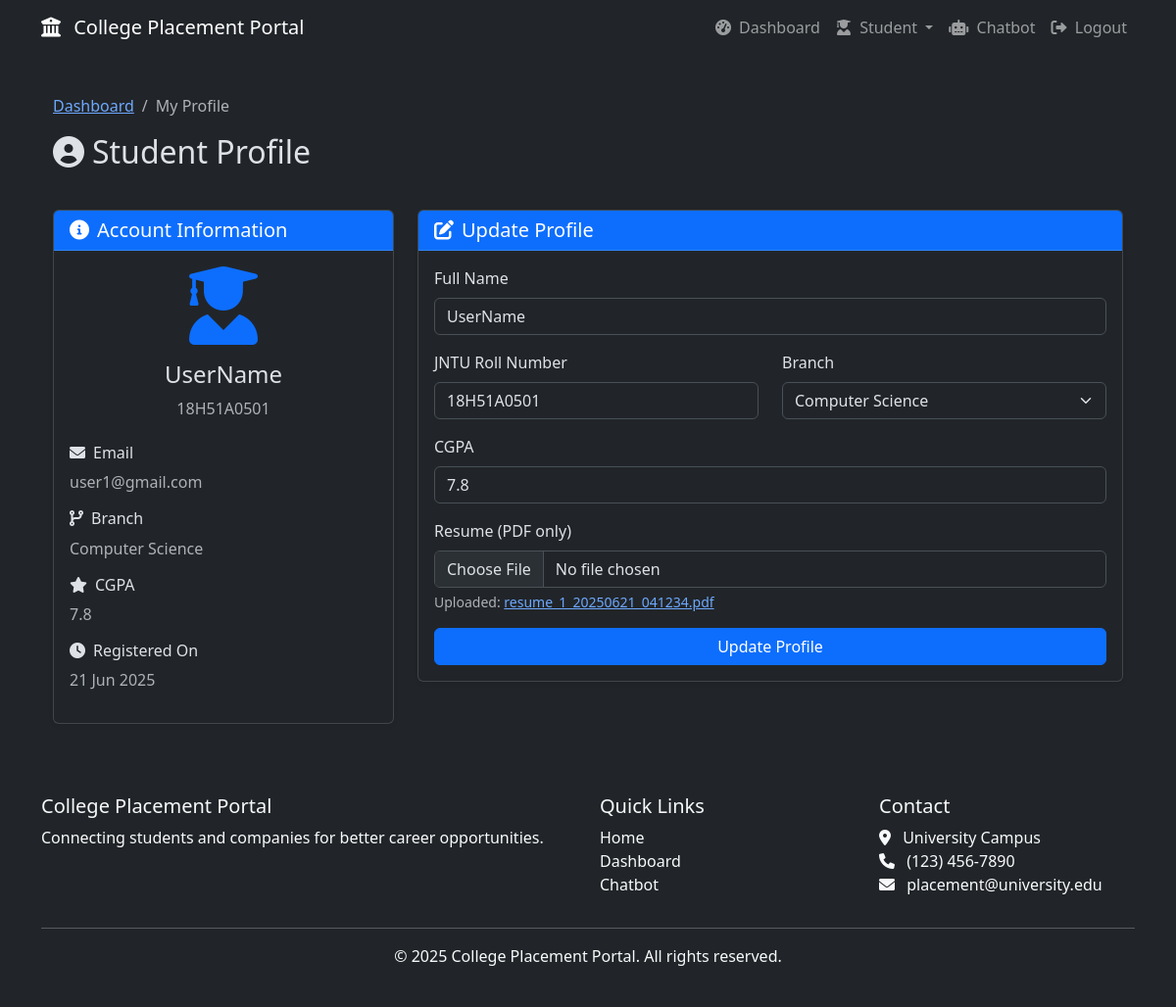
The page /student/profile (signed in) on the database its author committed.
### models.py (models this page shows, shortened)
class StudentProfile(db.Model):
    id = db.Column(db.Integer, primary_key=True)
    user_id = db.Column(db.Integer, db.ForeignKey('user.id'), nullable=False)
    full_name = db.Column(db.String(100), nullable=False)
    roll_number = db.Column(db.String(20), unique=True, nullable=False)
    branch = db.Column(db.String(50), nullable=False)
    cgpa = db.Column(db.Float, nullable=False)
    resume_file = db.Column(db.String(255), nullable=True)  # Path to uploaded PDF resume
    skills = db.Column(db.Text, nullable=True)  # Extracted skills from resume
    applications = db.relationship('Application', backref='student', cascade='all, delete-orphan')
    mock_interviews = db.relationship('MockInterview', backref='student', cascade='all, delete-orphan')
    resume_analyses = db.relationship('ResumeAnalysis', backref='student', cascade='all, delete-orphan')
    chatbot_sessions = db.relationship('ChatbotSession', backref='student', cascade='all, delete-orphan')

class User(UserMixin, db.Model):
    id = db.Column(db.Integer, primary_key=True)
    username = db.Column(db.String(64), unique=True, nullable=False)
    email = db.Column(db.String(120), unique=True, nullable=False)
    password_hash = db.Column(db.String(256), nullable=False)
    role = db.Column(db.String(20), nullable=False)
    created_at = db.Column(db.DateTime, default=datetime.utcnow)
    student_profile = db.relationship('StudentProfile', backref='user', uselist=False, cascade='all, delete-orphan')
    company_profile = db.relationship('CompanyProfile', backref='user', uselist=False, cascade='all, delete-orphan')
    cdc_profile = db.relationship('CDCProfile', backref='user', uselist=False, cascade='all, delete-orphan')
    def is_student(self):
        return self.role == ROLE_STUDENT

### routes.py (the view)
@bp.route('/student/profile', methods=['GET', 'POST'])
@login_required
def student_profile():
    if not current_user.is_student():
        flash('Access denied.', 'danger')
        return redirect(url_for('routes.dashboard'))
    form = StudentProfileForm()
    form.user_id = current_user.id
    if form.validate_on_submit():
        student = current_user.student_profile
        student.full_name = form.full_name.data
        student.roll_number = form.roll_number.data
        student.branch = form.branch.data
        student.cgpa = form.cgpa.data
        resume_file = form.resume_file.data
        if resume_file and resume_file.filename:
            filename = secure_filename(f"resume_{student.id}_{datetime.utcnow().strftime('%Y%m%d_%H%M%S')}.pdf")
            upload_path = os.path.join(UPLOAD_FOLDER, filename)
            resume_file.save(upload_path)
            student.resume_file = filename
        db.session.commit()
        flash('Profile updated successfully!', 'success')
        return redirect(url_for('routes.student_profile'))
    elif request.method == 'GET':
        student = current_user.student_profile
        form.full_name.data = student.full_name
        form.roll_number.data = student.roll_number
        form.branch.data = student.branch
        form.cgpa.data = student.cgpa
    return render_template('student/profile.html', form=form)

### forms.py (shortened to what this page needs)
class StudentProfileForm(FlaskForm):
    full_name = StringField('Full Name', validators=[DataRequired()])
    roll_number = StringField('JNTU Roll Number', validators=[DataRequired(), validate_jntu_roll_number])
    branch = SelectField('Branch', choices=[
        ('Computer Science', 'Computer Science'),
        ('Information Technology', 'Information Technology'),
        ('Electronics and Communications', 'Electronics and Communications'),
        ('Electrical and Electronics', 'Electrical and Electronics'),
        ('Mechanical Engineering', 'Mechanical Engineering'),
        ('Civil Engineering', 'Civil Engineering')
    ])
    cgpa = FloatField('CGPA', validators=[DataRequired(), NumberRange(min=0, max=10)])
    resume_file = FileField('Upload Resume (PDF only)')
    submit = SubmitField('Update Profile')

### templates/student/profile.html (shortened to what this page needs)
{% extends "base.html" %}
{% block content %}
<div class="container">
    <div class="row mb-4">
        <div class="col-12">
            <nav aria-label="breadcrumb">
                <ol class="breadcrumb">
                    <li class="breadcrumb-item"><a href="{{ url_for('routes.student_dashboard') }}">Dashboard</a></li>
                    <li class="breadcrumb-item active" aria-current="page">My Profile</li>
                </ol>
            </nav>
            <h2 class="mb-3"><i class="fas fa-user-circle me-2"></i>Student Profile</h2>
        </div>
    </div>
    <div class="row">
        <div class="col-md-4 mb-4">
            <div class="card shadow-sm">
                <div class="card-header bg-primary text-white">
                    <h5 class="mb-0"><i class="fas fa-info-circle me-2"></i>Account Information</h5>
                </div>
                <div class="card-body">
                    <div class="text-center mb-4">
                        <i class="fas fa-user-graduate fa-5x text-primary mb-3"></i>
                        <h4>{{ current_user.student_profile.full_name or "Complete your profile" }}</h4>
                        <p class="text-muted mb-0">{{ current_user.student_profile.roll_number or "Roll number not set" }}</p>
                    </div>
                    <div class="mb-3">
                        <h6><i class="fas fa-envelope me-2"></i>Email</h6>
                        <p class="text-muted">{{ current_user.email }}</p>
                    </div>
                    <div class="mb-3">
                        <h6><i class="fas fa-code-branch me-2"></i>Branch</h6>
                        <p class="text-muted">{{ current_user.student_profile.branch or "Branch not set" }}</p>
                    </div>
                    <div class="mb-3">
                        <h6><i class="fas fa-star me-2"></i>CGPA</h6>
                        <p class="text-muted">{{ current_user.student_profile.cgpa or "CGPA not set" }}</p>
                    </div>
                    <div class="mb-3">
                        <h6><i class="fas fa-clock me-2"></i>Registered On</h6>
                        <p class="text-muted">{{ current_user.created_at.strftime('%d %b %Y') if current_user.created_at else "Date not available" }}</p>
                    </div>
                </div>
            </div>
        </div>
        <div class="col-md-8">
            <div class="card shadow-sm">
                <div class="card-header bg-primary text-white">
                    <h5 class="mb-0"><i class="fas fa-edit me-2"></i>Update Profile</h5>
                </div>
                <div class="card-body">
                    <form method="POST" action="{{ url_for('routes.student_profile') }}" enctype="multipart/form-data">
                        <div class="mb-3">
                            <label for="{{ form.full_name.id }}" class="form-label">Full Name</label>
                            {{ form.full_name(class="form-control") }}
                        </div>
                        <div class="row mb-3">
                            <div class="col-md-6">
                                <label for="{{ form.roll_number.id }}" class="form-label">JNTU Roll Number</label>
                                {{ form.roll_number(class="form-control") }}
                            </div>
                            <div class="col-md-6">
                                <label for="{{ form.branch.id }}" class="form-label">Branch</label>
                                {{ form.branch(class="form-select") }}
                            </div>
                        </div>
                        <div class="mb-3">
                            <label for="{{ form.cgpa.id }}" class="form-label">CGPA</label>
                            {{ form.cgpa(class="form-control") }}
                        </div>
                        <div class="mb-3">
                            <label for="{{ form.resume_file.id }}" class="form-label">Resume (PDF only)</label>
                            {{ form.resume_file(class="form-control") }}
                            {% if current_user.student_profile.resume_file %}
                                <div class="form-text">
                                    Uploaded: <a href="{{ url_for('static', filename='uploads/' ~ current_user.student_profile.resume_file) }}" target="_blank">{{ current_user.student_profile.resume_file }}</a>
                                </div>
                            {% endif %}
                        </div>
                        <div class="d-grid gap-2">
                            {{ form.submit(class="btn btn-primary") }}
                        </div>
                    </form>
                </div>
            </div>
        </div>
    </div>
</div>
{% endblock %}

### static/css/custom.css (style rules this page uses)
.card.shadow-sm { transition: transform 0.3s ease, box-shadow 0.3s ease; }

### rows shown on the page
StudentProfile: student_profile "UserName", student_profile "18H51A0501", student_profile "Computer Science", student_profile "7.8", full_name "UserName", roll_number "18H51A0501", branch "Computer Science", cgpa "7.8", student_profile.resume_file "resume_1_20250621_041234.pdf"
User: email "user1@gmail.com", created_at "21 Jun 2025"
